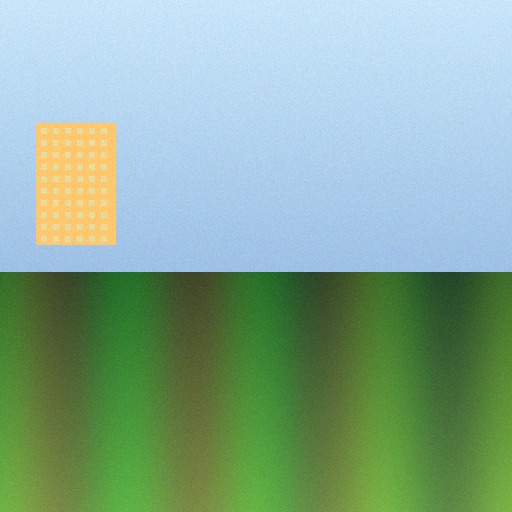
#> input picture data/sample_images/authentic/auth_001.jpg, 512 x 512 px; its folder holds only this picture in this run
$ python -i noise_analysis.py   (imports and definitions only)
#> lines starting #> are read from the running program, lines starting #| are printed output that depends on the picture
#> further down, picture is the input picture: PIL image 512x512 RGB; mean R, G, B 135, 170.3, 148.2
"""
VERITAS AI - Noise Inconsistency and Residual Analysis.

Every camera sensor introduces Photo-Response Non-Uniformity (PRNU) and photon shot noise.
When an external object is spliced or inpainting is applied, the local noise variance
is disrupted. This module calculates noise residual maps using high-pass filtering
and statistical variance across spatial image blocks.
"""

from dataclasses import dataclass
from typing import Dict, Any, Tuple
import numpy as np
from PIL import Image
from scipy.ndimage import median_filter, laplace


@dataclass
class NoiseResult:
    noise_residual_map: Image.Image
    noise_variance_heatmap: Image.Image
    global_noise_mean: float
    global_noise_std: float
    noise_inconsistency_score: float  # Normalized 0.0 - 1.0 (higher = more suspicious)
    noise_kurtosis: float
    block_variance_ratio: float  # Max block variance / Min non-zero block variance
    forensic_interpretation: str

    def to_dict(self) -> Dict[str, Any]:
        return {
            "global_noise_mean": round(self.global_noise_mean, 3),
            "global_noise_std": round(self.global_noise_std, 3),
            "noise_inconsistency_score": round(self.noise_inconsistency_score, 3),
            "noise_kurtosis": round(self.noise_kurtosis, 3),
            "block_variance_ratio": round(self.block_variance_ratio, 2),
            "forensic_interpretation": self.forensic_interpretation,
        }


def analyze_noise_inconsistency(
    image: Image.Image,
    block_size: int = 24
) -> NoiseResult:
    """
    Analyzes spatial noise uniformity across the image.

    Args:
        image: PIL Image in RGB mode.
        block_size: Window size in pixels for local variance estimation.

    Returns:
        NoiseResult containing residual visualizations and statistical metrics.
    """
#> called with block_size = 24
    # Convert to grayscale luminance array in float32
    gray = np.asarray(image.convert("L"), dtype=np.float32)
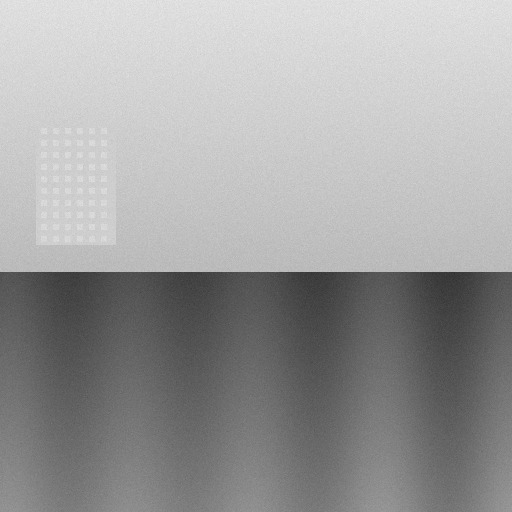
#> gray: shape (512, 512) float32; min 46, max 234, mean 157.2
    h, w = gray.shape
#> h = 512; w = 512

    # Extract high-frequency noise residual using median subtraction
    # Noise = Original - Denoised(Original)
    smoothed = median_filter(gray, size=3)
    residual = gray - smoothed
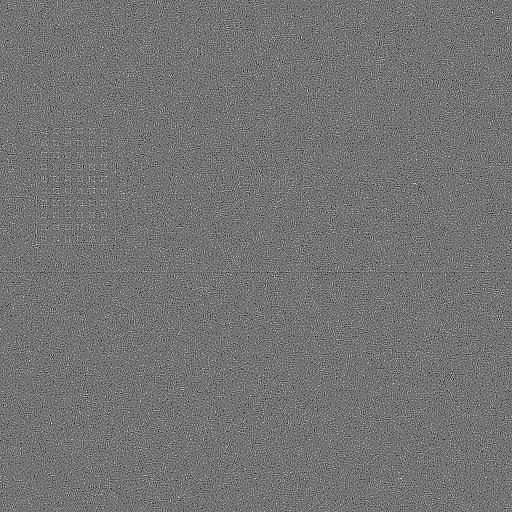
#> residual: shape (512, 512) float32; min -15, max 18, mean 0.00429; drawn with min black and max white

    # Alternatively combine with Laplacian second-derivative response
    lap_response = np.abs(laplace(gray))
    combined_noise = 0.5 * np.abs(residual) + 0.5 * (lap_response / 4.0)
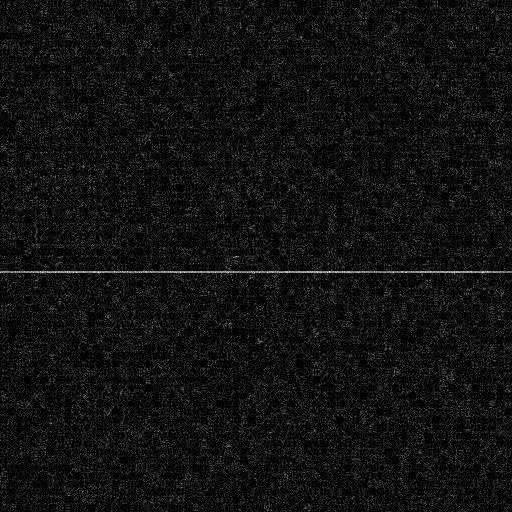
#> combined_noise: shape (512, 512) float32; min 0, max 27.5, mean 2.1; drawn with min black and max white

    global_mean = float(np.mean(combined_noise))
#> global_mean = 2.07
    global_std = float(np.std(combined_noise))
#> global_std = 1.95

    # Calculate local variance across non-overlapping blocks
    pad_h = (block_size - (h % block_size)) % block_size
#> pad_h = 16
    pad_w = (block_size - (w % block_size)) % block_size
#> pad_w = 16
    padded = np.pad(combined_noise, ((0, pad_h), (0, pad_w)), mode="reflect")

    ph, pw = padded.shape
#> ph = 528; pw = 528
    bh, bw = ph // block_size, pw // block_size
#> bh = 22; bw = 22

    # Reshape to (bh, block_size, bw, block_size) and compute variance per block
    blocks = padded.reshape(bh, block_size, bw, block_size)
    block_vars = np.var(blocks, axis=(1, 3))

    mean_block_var = float(np.mean(block_vars)) if np.mean(block_vars) > 1e-6 else 1e-6
#> mean_block_var = 3.7
    std_block_var = float(np.std(block_vars))
#> std_block_var = 3.05
    max_block_var = float(np.max(block_vars))
#> max_block_var = 21.35
    min_block_var = float(np.min(block_vars[block_vars > 1e-4])) if np.any(block_vars > 1e-4) else 1e-4
#> min_block_var = 1.57

    block_ratio = min(max_block_var / min_block_var, 100.0)
#> block_ratio = 13.63

    # Inconsistency coefficient of variation: std(vars) / mean(vars)
    cv = std_block_var / mean_block_var
#> cv = 0.825
    # Normalize to [0, 1] range using sigmoid-like scaling
    inconsistency_score = float(1.0 / (1.0 + np.exp(-1.2 * (cv - 1.8))))
#> inconsistency_score = 0.237

    # Kurtosis of noise residual (authentic camera noise has near-normal kurtosis ~ 3.0)
    centered = combined_noise - global_mean
    m4 = np.mean(centered ** 4)
#> m4 = 213.9
    m2 = np.mean(centered ** 2)
#> m2 = 3.81
    kurtosis = float(m4 / (m2 ** 2)) if m2 > 1e-6 else 3.0
#> kurtosis = 14.74

    # Create visualization maps
    # Residual map (scaled to 0-255)
    residual_vis = np.clip(np.abs(residual) * 8.0, 0, 255).astype(np.uint8)
    residual_img = Image.fromarray(residual_vis, mode="L")

    # Variance heatmap: upsample block_vars to full image size
    # Normalize block_vars between 0 and 255
    bv_norm = np.clip((block_vars / (np.percentile(block_vars, 98) + 1e-6)) * 255.0, 0, 255).astype(np.uint8)
    bv_img_small = Image.fromarray(bv_norm, mode="L")
    bv_heatmap = bv_img_small.resize((w, h), Image.Resampling.BILINEAR)
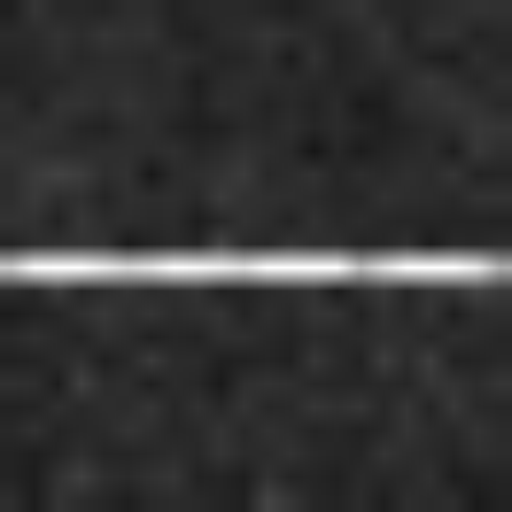
#> bv_heatmap: PIL image 512x512 L; min 22, max 254, mean 51.5

    # Convert heatmap to pseudo-RGB color (Cyan-to-Red / Turbo gradient representation)
    hm_arr = np.asarray(bv_heatmap, dtype=np.float32) / 255.0
    r_chan = np.clip(255.0 * (1.5 * hm_arr - 0.2), 0, 255).astype(np.uint8)
    g_chan = np.clip(255.0 * (1.0 - np.abs(hm_arr - 0.5) * 2.0), 0, 255).astype(np.uint8)
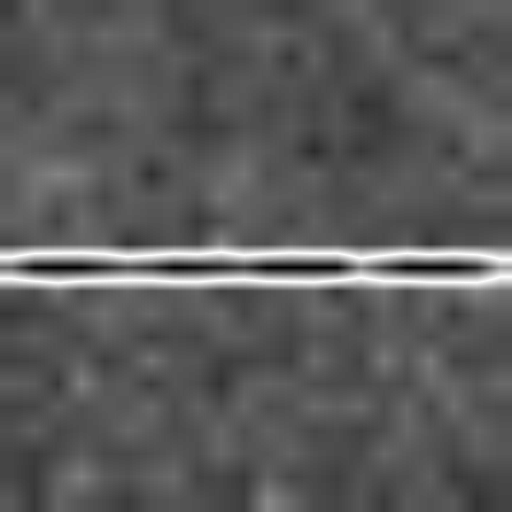
#> g_chan: shape (512, 512); min 1, max 254, mean 90.5
    b_chan = np.clip(255.0 * (1.2 * (1.0 - hm_arr) - 0.2), 0, 255).astype(np.uint8)
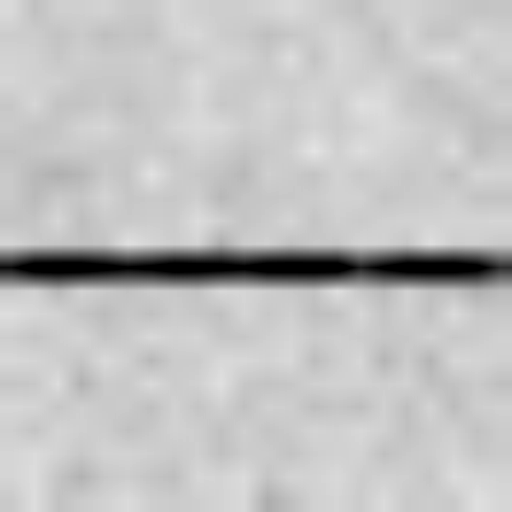
#> b_chan: shape (512, 512); min 0, max 228, mean 193.1
    heatmap_rgb = Image.fromarray(np.stack([r_chan, g_chan, b_chan], axis=2), mode="RGB")
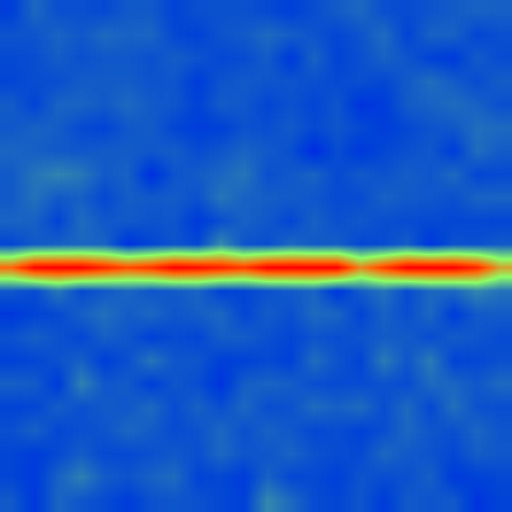
#> heatmap_rgb: PIL image 512x512 RGB; mean R, G, B 25.7, 90.5, 193.1

    # Forensic interpretation
    if inconsistency_score > 0.65 or block_ratio > 25.0:
        interpretation = (
            "Substantial spatial noise variance disparity observed across image segments. "
            "Isolated regions show either unnaturally suppressed noise (suggestive of retouching/smoothing) "
            "or discordant high-frequency noise typical of spliced composite imagery."
        )
    elif inconsistency_score > 0.40:
        interpretation = (
            "Mild noise variance heterogeneity detected. Variations are largely consistent with "
            "lighting gradients and variable depth-of-field focus zones."
        )
    else:
        interpretation = (
            "High noise spatial uniformity across the entire sensor frame. "
            "Characteristic of an authentic photograph captured under uniform sensor exposure."
        )

    return NoiseResult(
        noise_residual_map=residual_img,
        noise_variance_heatmap=heatmap_rgb,
        global_noise_mean=global_mean,
        global_noise_std=global_std,
        noise_inconsistency_score=inconsistency_score,
        noise_kurtosis=kurtosis,
        block_variance_ratio=block_ratio,
        forensic_interpretation=interpretation,
    )

>>> from PIL import Image
>>> picture = Image.open('../../data/sample_images/authentic/auth_001.jpg')
>>> result = analyze_noise_inconsistency(picture)
